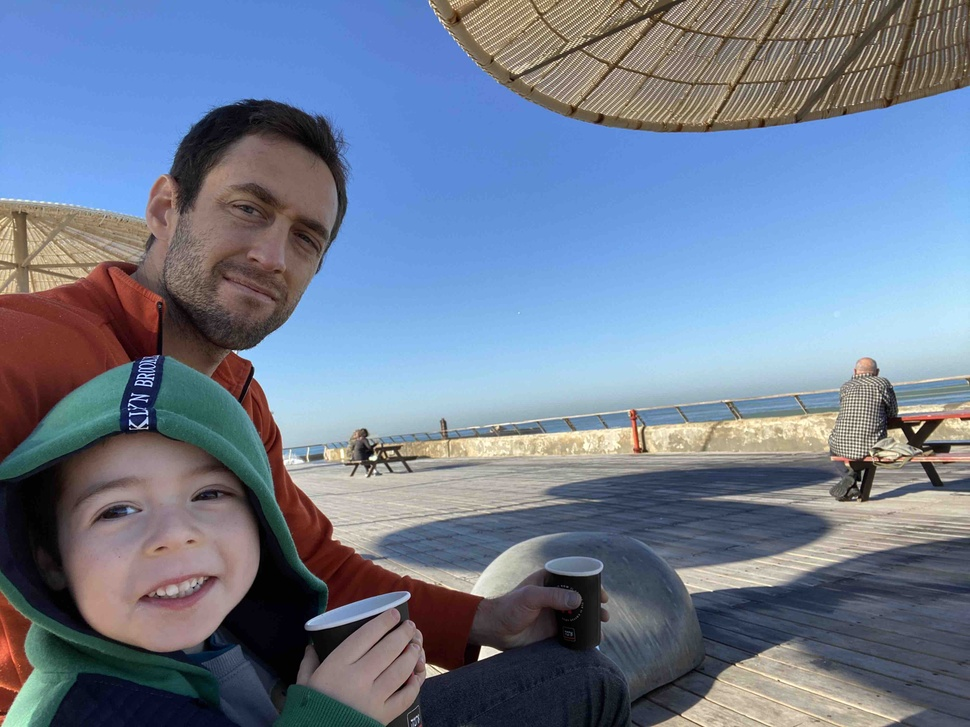
#> input picture chapter3/yoni_eyal.jpg, 970 x 727 px, shrunk from 4032 x 3024 before the run
$ jupyter execute edge_detection.ipynb   (older library calls are emulated)
#> lines starting #> are read from the running program, lines starting #| are printed output that depends on the picture
[cell 1]
import cv2
import numpy as np
from scipy import ndimage
import matplotlib.pyplot as plt

[cell 2]
image_path = "yoni_eyal.jpg"

[cell 3]
img = cv2.imread(image_path)
#> img is the input picture: shape (727, 970, 3); mean B, G, R 144.9, 124.4, 112.1

[cell 4]
#pyplot expects RGB
def mymshow(image):
    fig, ax = plt.subplots()
    fig.set_size_inches(8,8)

    image = cv2.cvtColor(image, cv2.COLOR_BGR2RGB)
    ax.imshow(image)

[cell 5]
mymshow(img)

[cell 6]
#  apply median blur t o remove digital noise
blurredSrc = cv2.medianBlur(img, 17)
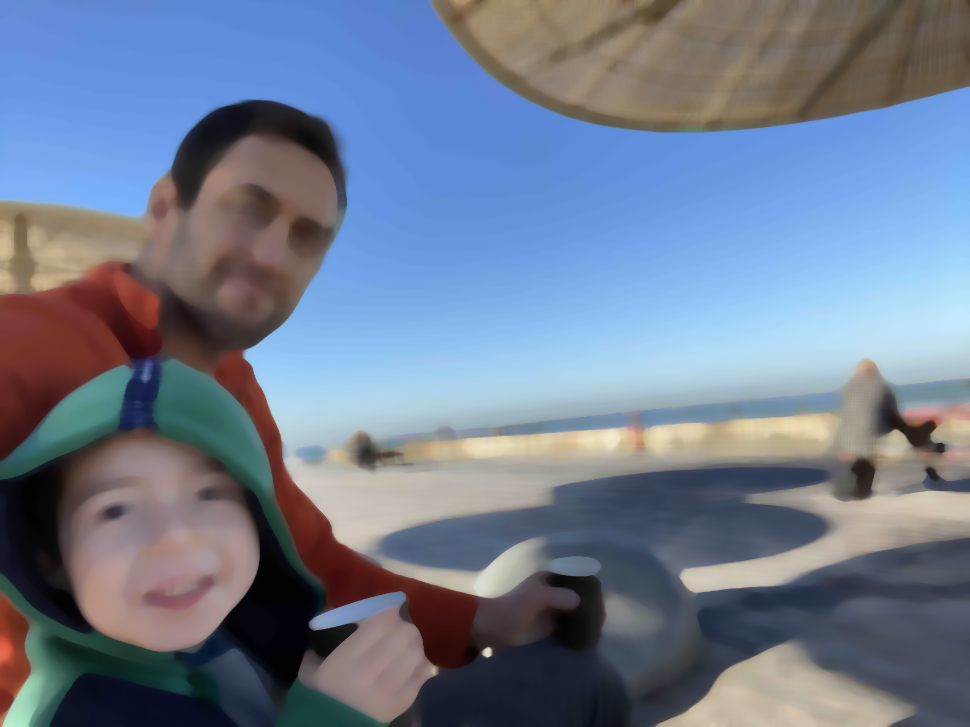
#> blurredSrc: shape (727, 970, 3); mean B, G, R 144.4, 123.7, 111.2
graySrc = cv2.cvtColor(blurredSrc, cv2.COLOR_BGR2GRAY)
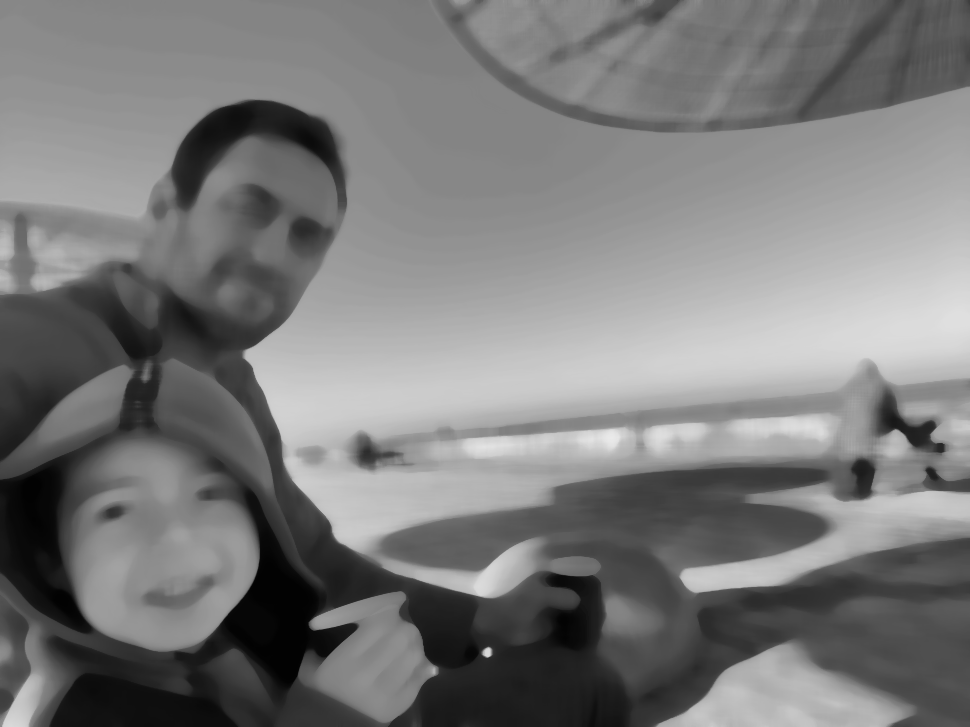
#> graySrc: shape (727, 970); min 2, max 234, mean 122.3

[cell 7]
mymshow(graySrc)

[cell 8]
# laplacian for edge finding
cv2.Laplacian(graySrc, cv2.CV_8U, graySrc, ksize = 5)
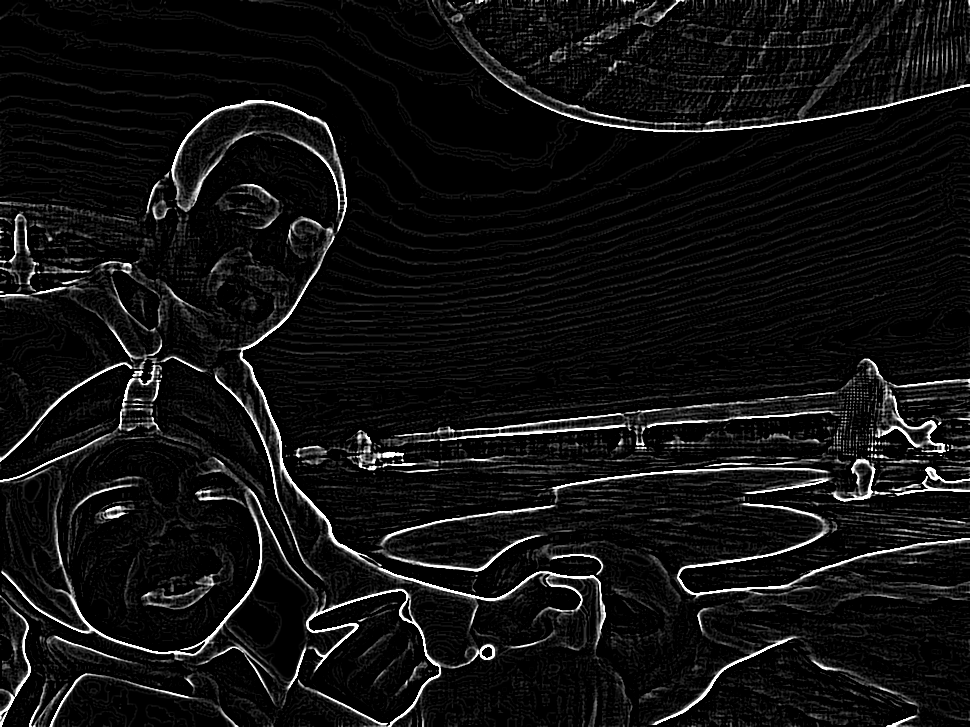
#> graySrc: shape (727, 970); min 0, max 255, mean 17

[cell 9]
mymshow(graySrc)

[cell 10]
#normalize edges and put on origianl image
normalizedInverseAlpha = (1.0 / 255) * (255 - graySrc)
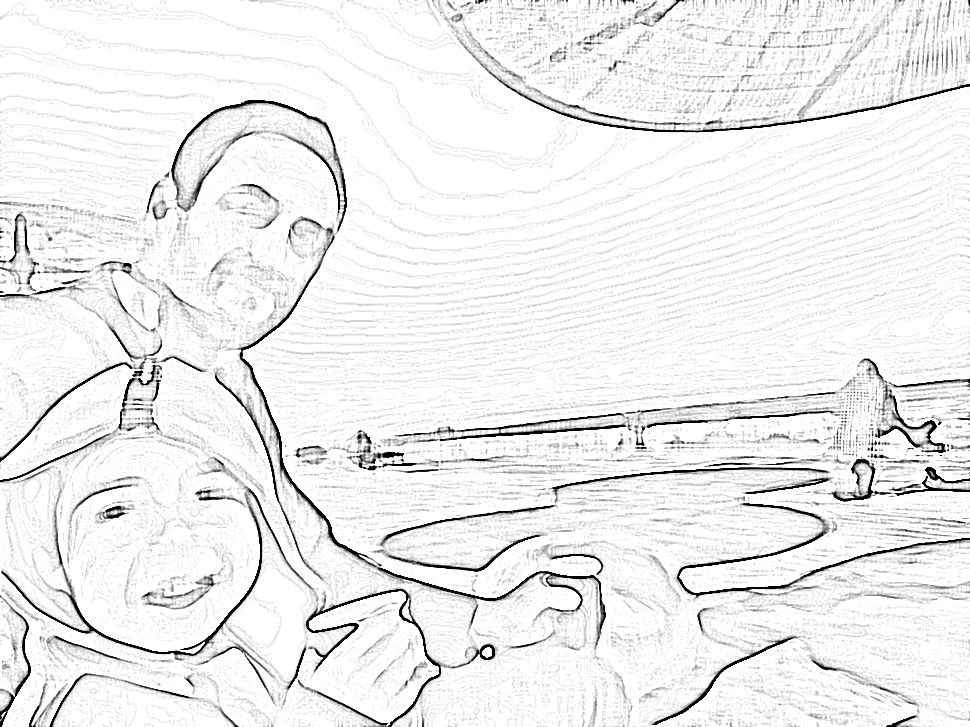
#> normalizedInverseAlpha: shape (727, 970) float64; min 0, max 1, mean 0.933
channels = cv2.split(img)
for channel in channels:
    channel[:] = channel * normalizedInverseAlpha
#> this loop made 3 passes
cv2.merge(channels, img);

[cell 11]
mymshow(img)
#> in mymshow (call 4), `image = cv2.cvtColor(image, cv2.COLOR_BGR2RGB)`:
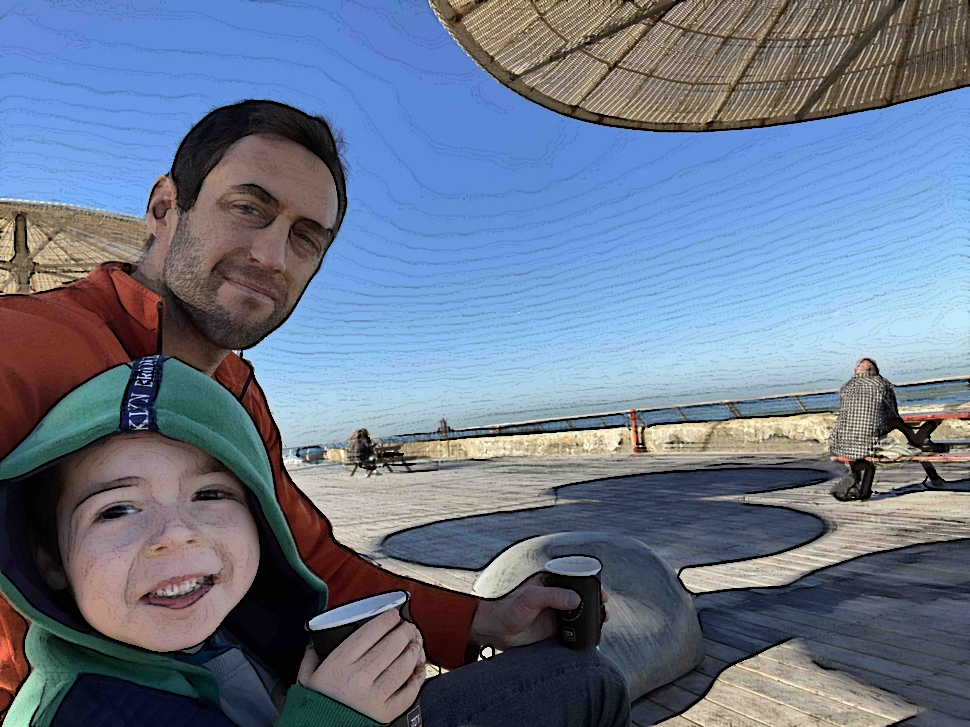
#> image: shape (727, 970, 3); mean R, G, B 105.6, 118.1, 138.3

[cell 12]
# canny
img = cv2.imread(image_path)
canny = cv2.Canny(img, 200, 100)
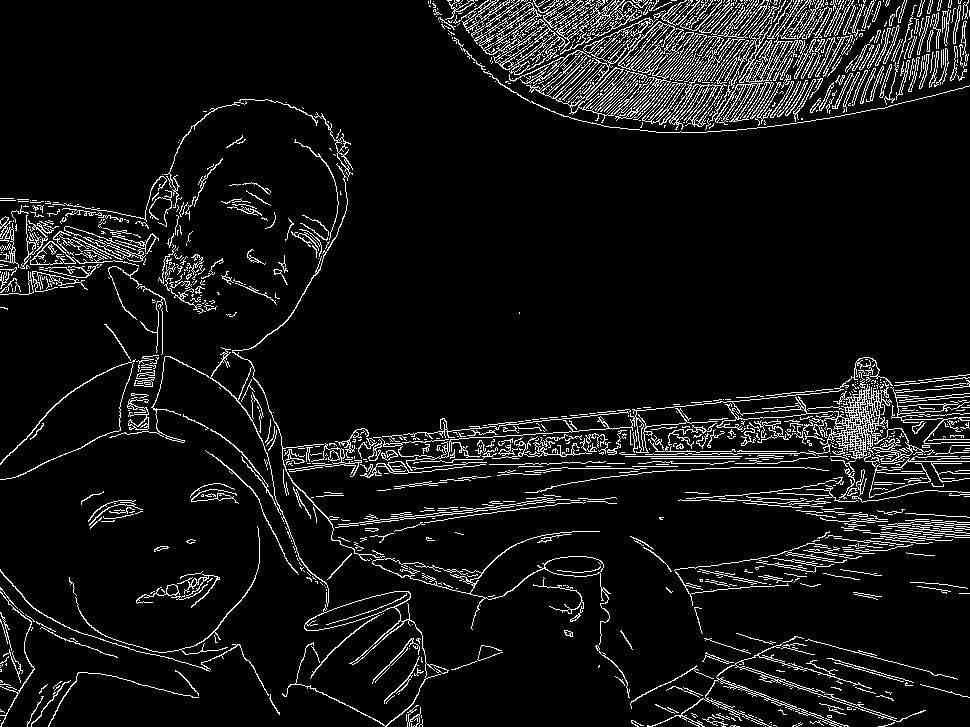
#> canny: shape (727, 970); 7.7% white in thin lines or dots
mymshow(canny)
#> in mymshow (call 5), `image = cv2.cvtColor(image, cv2.COLOR_BGR2RGB)`: image: shape (727, 970, 3); 7.7% white in thin lines or dots

$ run again, with chapter3/eyal_itai.jpg copied over chapter3/yoni_eyal.jpg
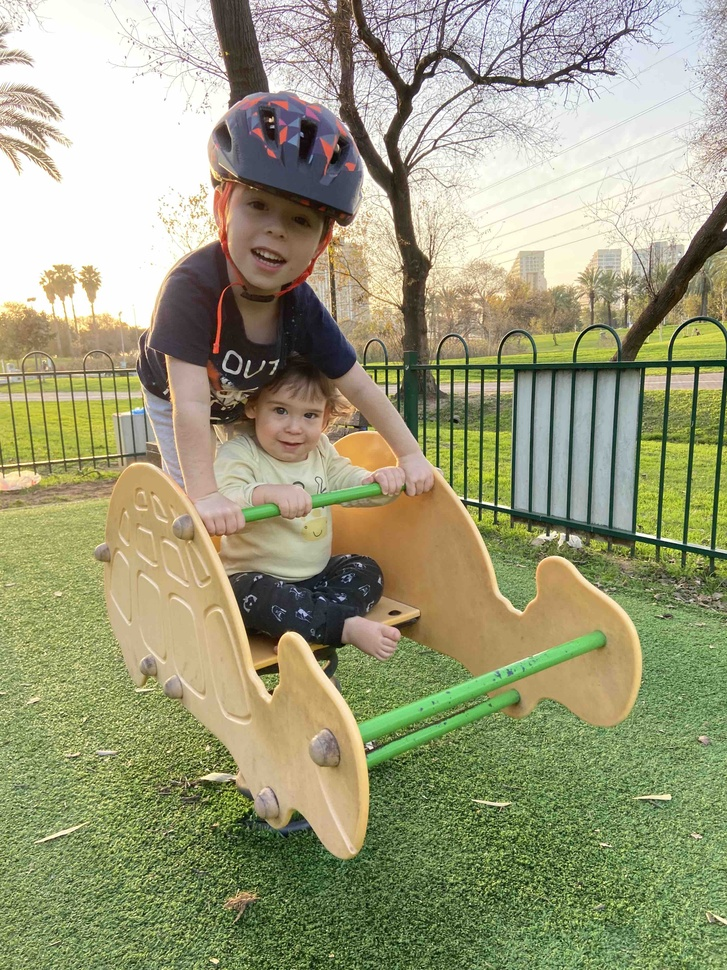
#> input picture chapter3/eyal_itai.jpg, 727 x 970 px, shrunk from 3024 x 4032 before the run
#> img is the input picture: shape (970, 727, 3); mean B, G, R 122.6, 156.2, 155.4
#> `normalizedInverseAlpha = (1.0 / 255) * (255 - graySrc)`:
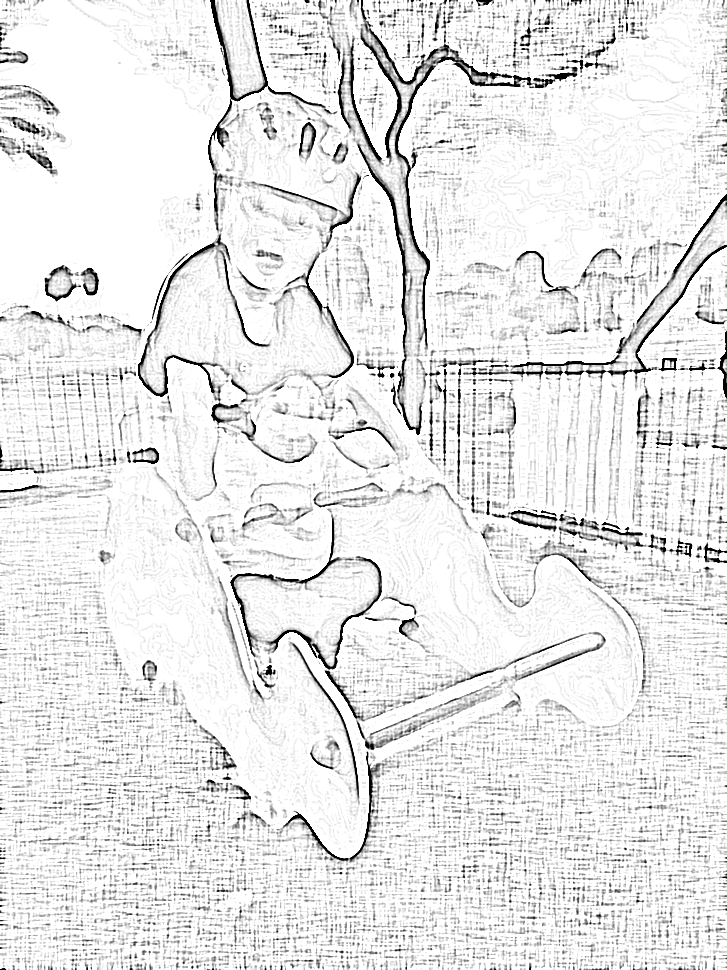
#> normalizedInverseAlpha: shape (970, 727) float64; min 0, max 1, mean 0.909
#> the loop `for channel in channels:` made 3 passes
#> `canny = cv2.Canny(img, 200, 100)`:
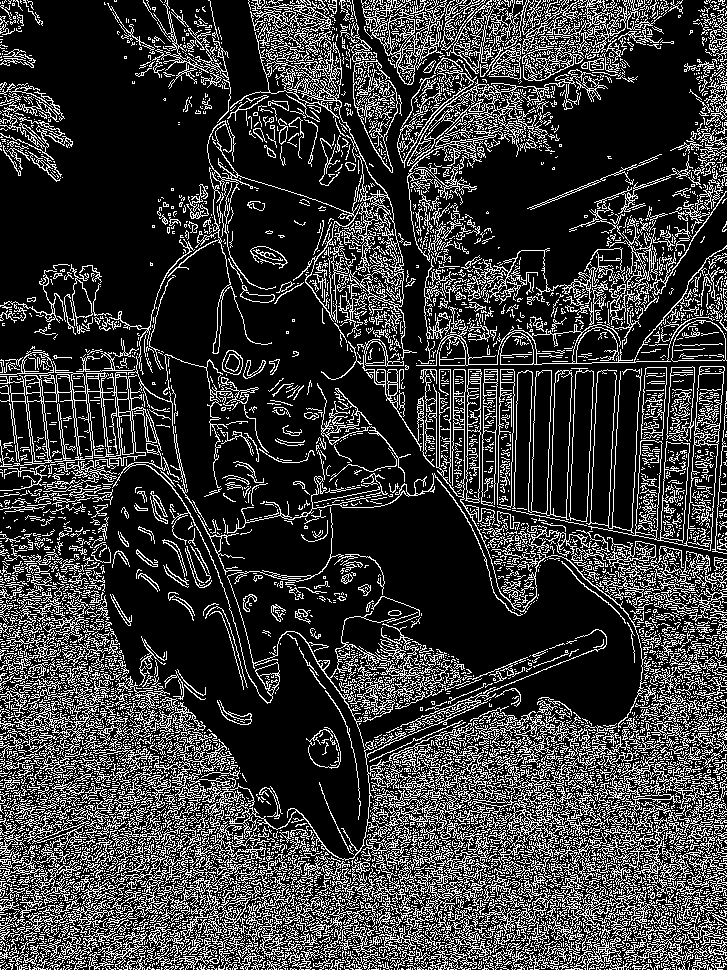
#> canny: shape (970, 727); 22.4% white in thin lines or dots
#> image: shape (970, 727, 3); 22.4% white in thin lines or dots
